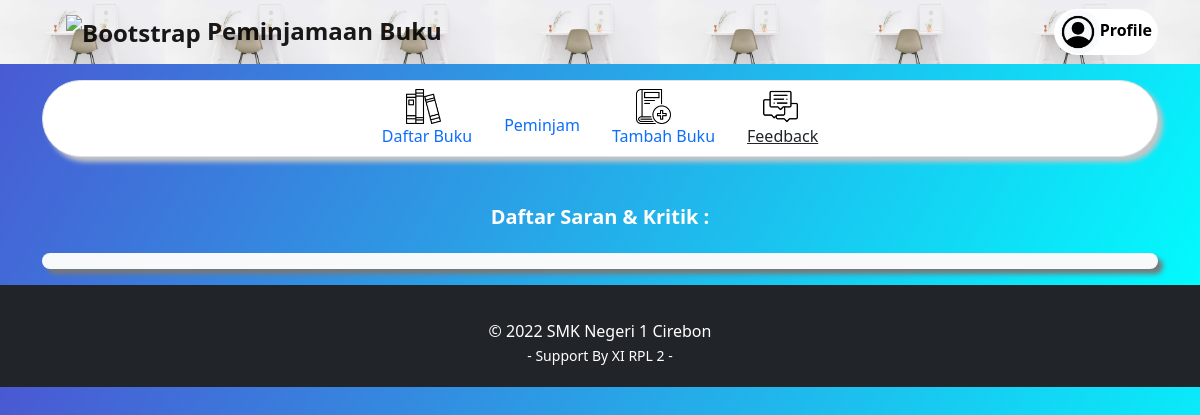
Page /revisi/admin/feedback.php (signed in) on the earlier database version.
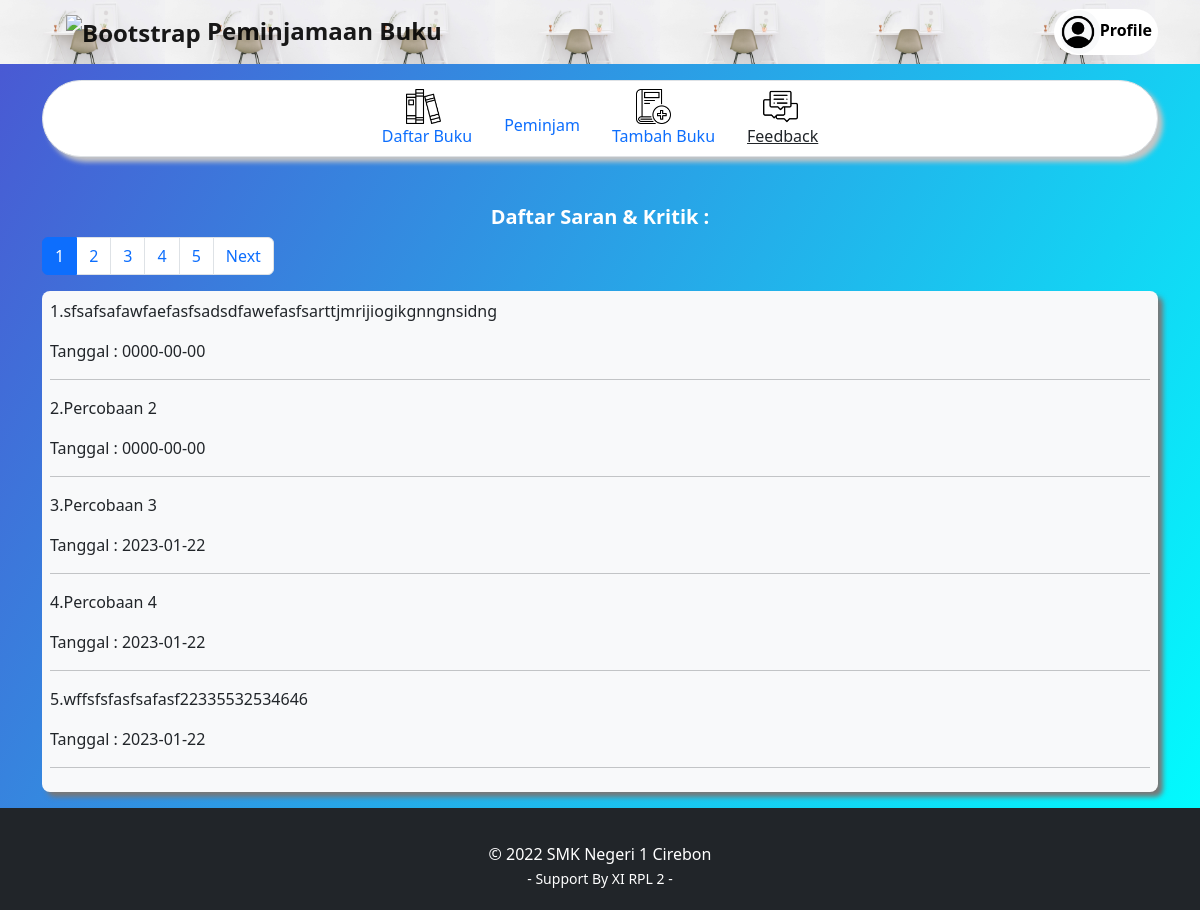
Same page on the later database version.
### tables this page shows
CREATE TABLE `feedback` (
  `id` int(11) NOT NULL,
  `isi` varchar(500) NOT NULL,
  `tglDibuat` date NOT NULL
);

### revisi/koneksi.php (called while the page is built, shortened)
<?php
    $conn = mysqli_connect("localhost", "root", "", "perpus_padudung");
    function query($query){
        global $conn;
        $result = mysqli_query($conn, $query);
        $rows = [];
        while( $row = mysqli_fetch_assoc($result) ){
            $rows[] = $row;
        }
        return $rows;
    }
?>

### revisi/admin/feedback.php (the view, shortened to what this page needs)
<?php
require '../koneksi.php';
$dataPerhalaman = 5;
$jumlahData =  count(query("SELECT * FROM feedback"));
$jumlahHalaman = ceil($jumlahData / $dataPerhalaman);
$halamanAktif = isset( $_GET['halamanFeedback']) ? $_GET['halamanFeedback'] : 1;
$awalData = ($dataPerhalaman * $halamanAktif) - $dataPerhalaman;
    $dataKomen = query("SELECT * FROM feedback LIMIT $awalData, $dataPerhalaman");
?>
<!doctype html>
<html lang="en">
  <head>
    <link href="https://cdn.jsdelivr.net/npm/bootstrap@5.2.3/dist/css/bootstrap.min.css" rel="stylesheet"
>
    <link rel="stylesheet" href="../css/feedback.css">
  </head>
  <body>
    <?php include 'header-menu-admin.php'; ?>
    <div class="container mt-4">
        <br>
        <h5 class="fw-bold text-white text-center">Daftar Saran & Kritik :</h5>
        <div aria-label="Page navigation example" >
            <ul class="pagination">
                <?php for( $i=1; $i<=$jumlahHalaman; $i++) : ?>
                    <?php if ( $i == $halamanAktif ) : ?>
                        <li class="page-item active"><a class="page-link" href="?halamanFeedback=<?= $i ?>"><?= $i ?></a></li>
                    <?php else : ?>
                        <li class="page-item"><a class="page-link" href="?halamanFeedback=<?= $i ?>"><?= $i ?></a></li>
                    <?php endif ; ?>
                <?php endfor ; ?>
                <?php if ( $halamanAktif < $jumlahHalaman ) : ?>
                    <li class="page-item"><a class="page-link" href="?halamanFeedback=<?=$halamanAktif + 1 ?>">Next</a></li>
                <?php endif ; ?>
            </ul>
        </div>
        <div class="bg-light p-2 mb-3 rounded rounded-3"
        style="box-shadow: 5px 5px 5px rgb(120, 120, 120);
        height: fit-content;">
        <?php $i=1; ?>
        <?php foreach( $dataKomen as $dtKomen ) : ?>
            <p>
                <?=$i?>.<?= $dtKomen['isi']; ?> <br>
                <div> Tanggal : <?= $dtKomen['tglDibuat']; ?> </div>
            </p>
            <hr>
        <?php $i++; ?>
        <?php endforeach ; ?>
        </div>
    </div>
    <div class="bg-dark mt-3 p-1 pt-2 w-100" id="footer" style="margin-bottom: -2rem;">
        <footer class="main-footer mt-3" style="padding-top: 10px;">
            <div class="text-center">
                <a href="http://smkn1-cirebon.sch.id" class="txt2 hov1 text-decoration-none text-white nav-link disabled" target="_blank">
                    © 2022 SMK Negeri 1 Cirebon
                </a>
            </div>
        </footer>
        <p class="text-center text-white"><small>- Support By XI RPL 2 -</small></p>
    </div>
  </body>
</html>

### revisi/admin/header-menu-admin.php (shortened to what this page needs)
<nav class="navbar bg-primary judul">
  <div class="container">
    <a class="navbar-brand fw-bold fs-4 ms-4" href="#">
      <img src="../../peminjaman_buku/assets/images/SMKN 1 Cirebon.png" alt="Bootstrap" width="70" height="70">
      Peminjamaan Buku
    </a>
    <div class="d-flex">
      <button class="border-0 bg-white fw-bold rounded-pill" type="button" data-bs-toggle="offcanvas" data-bs-target="#offcanvasRight" aria-controls="offcanvasRight">
        <img src="../icon/profile.png" width="40rem" alt="" class="bg-light rounded-circle p-0 py-1 pe-1">Profile
      </button>
    </div>
  </div>
</nav>
<?php
$url = $_SERVER['REQUEST_URI'];
$url = explode("/", $url);
$url = array_pop($url);
?>
<div class="container">
  <ul class="nav justify-content-center mt-3 border rounded-pill bg-white" style="box-shadow: 5px 5px 5px #c5c5c5;">
    <li class="nav-item">
      <a class="nav-link <?= $url == 'admin.php' ? 'active text-dark text-decoration-underline' : '' ?>" aria-current="page" href="admin.php">
        <img src="../icon/book1.png" width="35rem" alt="" class="ms-4"><br>
        Daftar Buku
      </a>
    </li>
    <li class="nav-item">
      <a class="nav-link <?= $url == 'peminjam.php' ? 'active text-dark text-decoration-underline' : '' ?>" href="peminjam.php">
        <img src="../icon/reader.png" width="35rem" alt="" class="ms-3"><br>
        Peminjam
      </a>
    </li>
    <li class="nav-item">
      <a class="nav-link <?= $url == 'tambahbuku.php' ? 'active text-dark text-decoration-underline' : '' ?>" href="tambahbuku.php">
        <img src="../icon/book2.png" width="35rem" alt="" class="ms-4"><br>
        Tambah Buku
      </a>
    </li>
    <li class="nav-item">
      <a class="nav-link <?= $url == 'feedback.php' ? 'active text-dark text-decoration-underline' : '' ?>" href="feedback.php">
        <img src="../icon/chat.png" width="35rem" alt="" class="ms-3"><br>
        Feedback
      </a>
    </li>
  </ul>
</div>

### revisi/css/feedback.css (style rules this page uses)
body { background-size: cover; background-attachment: fixed; background: linear-gradient(120deg, #4B56D2, #00ffff ); }
.judul { background: url(../../peminjaman_buku/background/bg10.jpg); background-size: contain; }

Differences in the rows shown:
added feedback: isi "sfsafsafawfaefasfsadsdfawefasfsarttjmrijiogikgnngnsidng", tglDibuat "0000-00-00"
added feedback: isi "Percobaan 2", tglDibuat "0000-00-00"
added feedback: isi "Percobaan 3", tglDibuat "2023-01-22"
added feedback: isi "Percobaan 4", tglDibuat "2023-01-22"
added feedback: isi "wffsfsfasfsafasf22335532534646", tglDibuat "2023-01-22"
Other differences:
new list line: "1"
new list line: "2"
new list line: "3"
new list line: "4"
new list line: "5"
text now shown: "Next"
